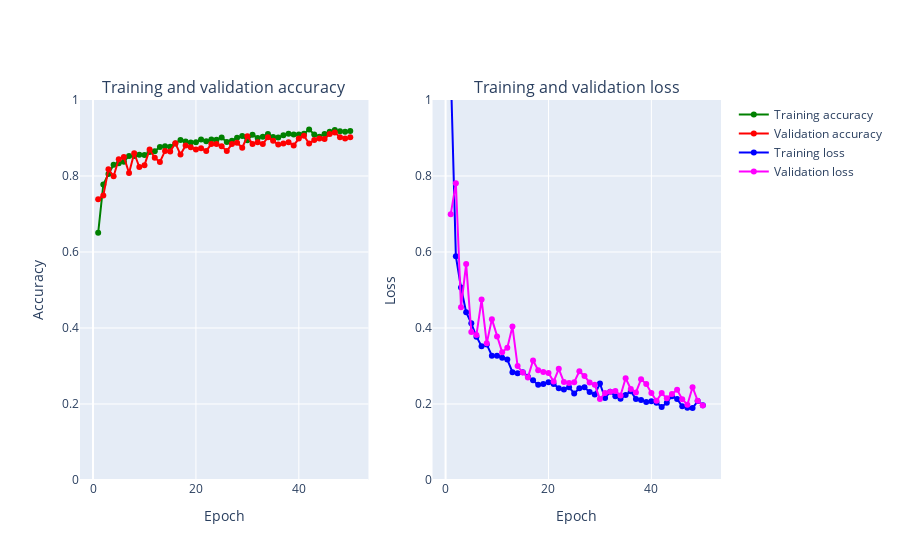

Source (notebook cell):
### Code cell
plot_accuracy_and_loss(train_model3)

### Figure 1 — Plotly figure (JSON) as saved in the notebook; plotly's stock layout.template omitted (floating-point values rounded to 4 significant figures)
{"data": [{"marker": {"color": "Green"}, "mode": "markers+lines", "name": "Training accuracy", "text": ["1", "2", "3", "4", "5", "6", "7", "8", "9", "10", "11", "12", "13", "14", "15", "16", "17", "18", "19", "20", "21", "22", "23", "24", "25", "26", "27", "28", "29", "30", "31", "32", "33", "34", "35", "36", "37", "38", "39", "40", "41", "42", "43", "44", "45", "46", "47", "48", "49", "50"], "type": "scatter", "x": [1, 2, 3, 4, 5, 6, 7, 8, 9, 10, 11, 12, 13, 14, 15, 16, 17, 18, 19, 20, 21, 22, 23, 24, 25, 26, 27, 28, 29, 30, 31, 32, 33, 34, 35, 36, 37, 38, 39, 40, 41, 42, 43, 44, 45, 46, 47, 48, 49, 50], "xaxis": "x", "y": [0.6503, 0.7779, 0.8051, 0.8296, 0.8335, 0.8377, 0.8528, 0.8528, 0.8558, 0.8552, 0.8634, 0.8652, 0.8764, 0.8785, 0.8767, 0.8858, 0.8948, 0.8906, 0.8885, 0.8891, 0.8963, 0.8915, 0.896, 0.8951, 0.9015, 0.8894, 0.8927, 0.9006, 0.9051, 0.8939, 0.9084, 0.9003, 0.9036, 0.9102, 0.9024, 0.9015, 0.9072, 0.9115, 0.9093, 0.9093, 0.9115, 0.9226, 0.9093, 0.9036, 0.9108, 0.9163, 0.9208, 0.9175, 0.9163, 0.9181], "yaxis": "y"}, {"marker": {"color": "Red"}, "mode": "markers+lines", "name": "Validation accuracy", "text": ["1", "2", "3", "4", "5", "6", "7", "8", "9", "10", "11", "12", "13", "14", "15", "16", "17", "18", "19", "20", "21", "22", "23", "24", "25", "26", "27", "28", "29", "30", "31", "32", "33", "34", "35", "36", "37", "38", "39", "40", "41", "42", "43", "44", "45", "46", "47", "48", "49", "50"], "type": "scatter", "x": [1, 2, 3, 4, 5, 6, 7, 8, 9, 10, 11, 12, 13, 14, 15, 16, 17, 18, 19, 20, 21, 22, 23, 24, 25, 26, 27, 28, 29, 30, 31, 32, 33, 34, 35, 36, 37, 38, 39, 40, 41, 42, 43, 44, 45, 46, 47, 48, 49, 50], "xaxis": "x", "y": [0.7391, 0.7488, 0.8176, 0.7995, 0.8442, 0.8502, 0.808, 0.8599, 0.8237, 0.8285, 0.8696, 0.8478, 0.837, 0.8659, 0.8647, 0.8865, 0.8563, 0.8804, 0.8756, 0.8696, 0.8732, 0.8659, 0.8841, 0.8841, 0.878, 0.8659, 0.8841, 0.8877, 0.8744, 0.9046, 0.8841, 0.8889, 0.8841, 0.9022, 0.8925, 0.8829, 0.8853, 0.8889, 0.8804, 0.8986, 0.9058, 0.8853, 0.8949, 0.8986, 0.8973, 0.9106, 0.9143, 0.9022, 0.8986, 0.9022], "yaxis": "y"}, {"marker": {"color": "Blue"}, "mode": "markers+lines", "name": "Training loss", "text": ["1", "2", "3", "4", "5", "6", "7", "8", "9", "10", "11", "12", "13", "14", "15", "16", "17", "18", "19", "20", "21", "22", "23", "24", "25", "26", "27", "28", "29", "30", "31", "32", "33", "34", "35", "36", "37", "38", "39", "40", "41", "42", "43", "44", "45", "46", "47", "48", "49", "50"], "type": "scatter", "x": [1, 2, 3, 4, 5, 6, 7, 8, 9, 10, 11, 12, 13, 14, 15, 16, 17, 18, 19, 20, 21, 22, 23, 24, 25, 26, 27, 28, 29, 30, 31, 32, 33, 34, 35, 36, 37, 38, 39, 40, 41, 42, 43, 44, 45, 46, 47, 48, 49, 50], "xaxis": "x2", "y": [1.085, 0.5886, 0.5067, 0.4415, 0.4122, 0.3772, 0.3518, 0.3569, 0.3272, 0.3271, 0.3215, 0.3169, 0.2838, 0.281, 0.2837, 0.2718, 0.2622, 0.2505, 0.2525, 0.2575, 0.2528, 0.2414, 0.2383, 0.2443, 0.2278, 0.2415, 0.244, 0.2313, 0.2251, 0.2538, 0.2157, 0.2324, 0.2206, 0.214, 0.2238, 0.2338, 0.2129, 0.2103, 0.2053, 0.207, 0.2035, 0.1922, 0.2035, 0.2207, 0.2134, 0.194, 0.19, 0.1892, 0.2077, 0.1964], "yaxis": "y2"}, {"marker": {"color": "Magenta"}, "mode": "markers+lines", "name": "Validation loss", "text": ["1", "2", "3", "4", "5", "6", "7", "8", "9", "10", "11", "12", "13", "14", "15", "16", "17", "18", "19", "20", "21", "22", "23", "24", "25", "26", "27", "28", "29", "30", "31", "32", "33", "34", "35", "36", "37", "38", "39", "40", "41", "42", "43", "44", "45", "46", "47", "48", "49", "50"], "type": "scatter", "x": [1, 2, 3, 4, 5, 6, 7, 8, 9, 10, 11, 12, 13, 14, 15, 16, 17, 18, 19, 20, 21, 22, 23, 24, 25, 26, 27, 28, 29, 30, 31, 32, 33, 34, 35, 36, 37, 38, 39, 40, 41, 42, 43, 44, 45, 46, 47, 48, 49, 50], "xaxis": "x2", "y": [0.6991, 0.7808, 0.4544, 0.5687, 0.3895, 0.3817, 0.4749, 0.3599, 0.4233, 0.3778, 0.3361, 0.3479, 0.4037, 0.2998, 0.2828, 0.2701, 0.3144, 0.2889, 0.284, 0.2817, 0.2592, 0.2925, 0.2577, 0.2553, 0.2575, 0.2862, 0.2736, 0.2563, 0.2504, 0.2129, 0.2287, 0.2321, 0.2344, 0.2222, 0.2677, 0.2395, 0.2305, 0.2654, 0.2524, 0.2288, 0.2082, 0.2287, 0.2149, 0.2261, 0.2376, 0.2127, 0.198, 0.2442, 0.2086, 0.1961], "yaxis": "y2"}], "layout": {"annotations": [{"font": {"size": 16}, "showarrow": false, "text": "Training and validation accuracy", "x": 0.225, "xanchor": "center", "xref": "paper", "y": 1, "yanchor": "bottom", "yref": "paper"}, {"font": {"size": 16}, "showarrow": false, "text": "Training and validation loss", "x": 0.775, "xanchor": "center", "xref": "paper", "y": 1, "yanchor": "bottom", "yref": "paper"}], "xaxis": {"anchor": "y", "domain": [0, 0.45], "title": {"text": "Epoch"}}, "xaxis2": {"anchor": "y2", "domain": [0.55, 1], "title": {"text": "Epoch"}}, "yaxis": {"anchor": "x", "domain": [0, 1], "range": [0, 1], "title": {"text": "Accuracy"}}, "yaxis2": {"anchor": "x2", "domain": [0, 1], "range": [0, 1], "title": {"text": "Loss"}}}}
